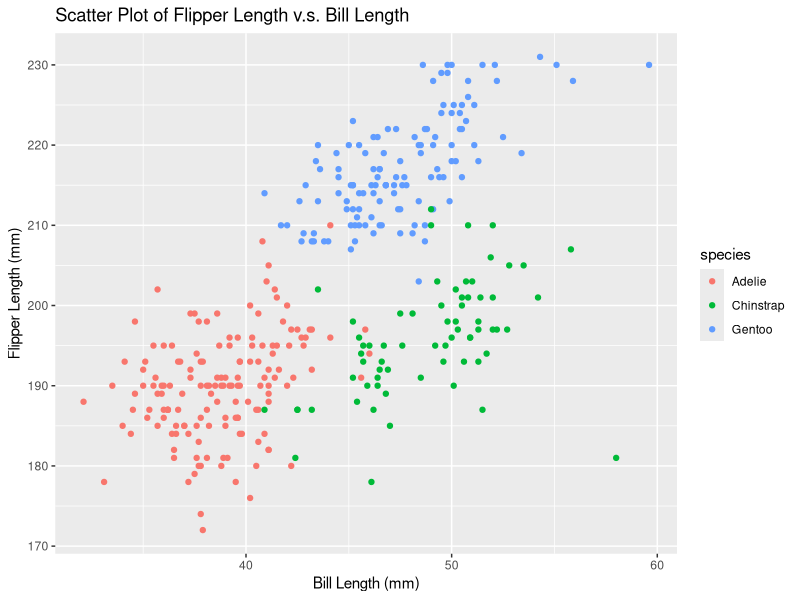
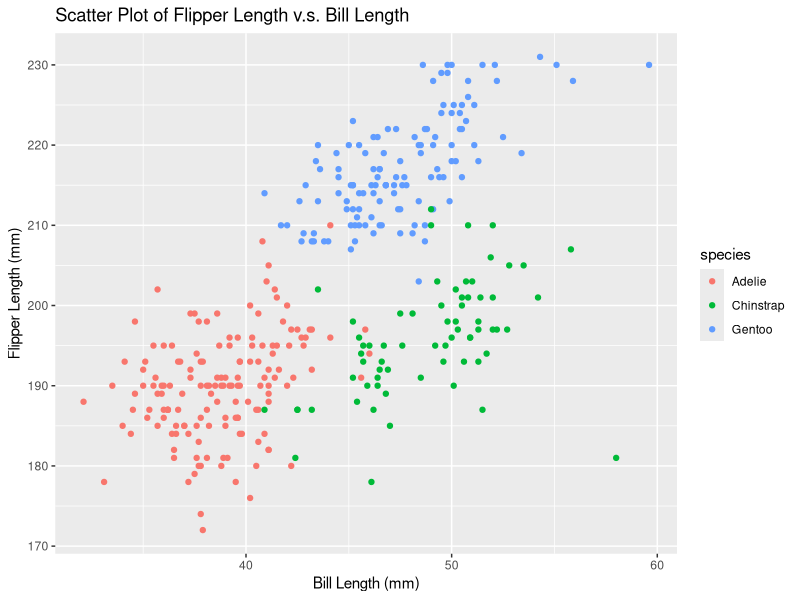

Write the R code that produced these figures, in order.
## ---- chunk 1
set.seed(1)
samp <- rnorm(10)
## ---- chunk 2
log_vec <- samp > 0
## ---- chunk 3
char_vec <- c("This", "is", "a", "data", "science", "class", "please", "bring", 
            "your", "computer")
## ---- chunk 4
factor_vec <- factor(c(1,1,2,3,3,2,3,1,3,2))
## ---- chunk 5
df <- data.frame(samp, log_vec, char_vec, factor_vec)
df
## ---- chunk 6
library(tidyverse)
## ---- chunk 7
# Mean of random sample
mean(dplyr::pull(df, 1))
# Mean of logical vector
mean(dplyr::pull(df, 2))
# Mean of char vector
mean(dplyr::pull(df, 3))
# Mean of factor vector
mean(dplyr::pull(df, 4))
## ---- chunk 8
as.numeric(log_vec)
as.numeric(char_vec)
as.numeric(factor_vec)
## ---- chunk 9
data("penguins", package = "palmerpenguins")
## ---- chunk 10
summary(penguins)
names(penguins)
## ---- chunk 11
# number of rows
nrow(penguins)
# number of cols
ncol(penguins)
## ---- chunk 12
# Remove the NA values
mean(dplyr::pull(penguins, "flipper_length_mm"), na.rm = TRUE)
## ---- chunk 13
ggplot(penguins, aes(x = bill_length_mm, y = flipper_length_mm, color = species)) + geom_point() + xlab("Bill Length (mm)") + ylab("Flipper Length (mm)") + ggtitle("Scatter Plot of Flipper Length v.s. Bill Length")
ggsave("hw1_p2_scatter_plot.jpg")
